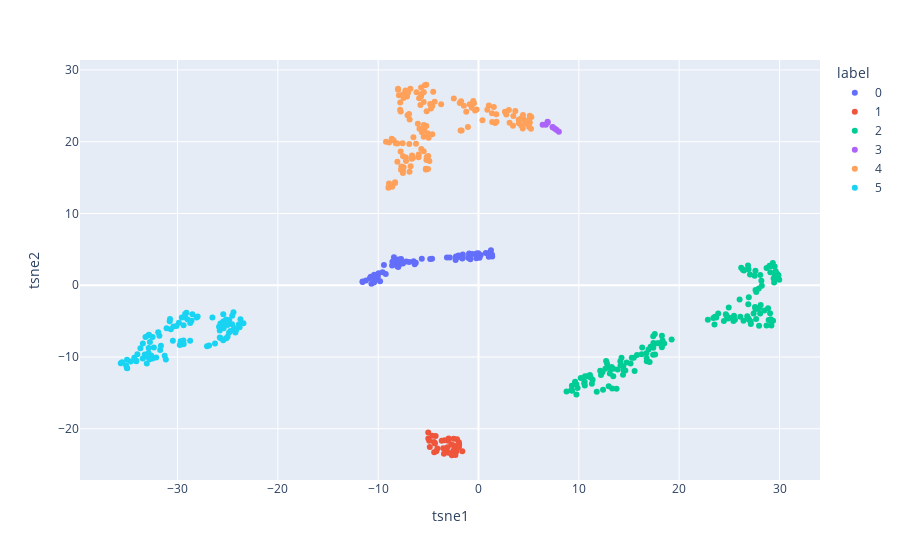

The code cell stored with this chart in its notebook:
### Code cell
px.scatter(
    temp.query('label != "-1"'),
    x='tsne1',
    y='tsne2',
    color='label',
)

### Figure 1 — Plotly figure (JSON) as saved in the notebook; plotly's stock layout.template omitted (floating-point values rounded to 4 significant figures; data arrays with more than 128 entries replaced by an {"elided": "..."} marker saying what was removed)
{"data": [{"hovertemplate": "label=0<br>tsne1=%{x}<br>tsne2=%{y}<extra></extra>", "legendgroup": "0", "marker": {"color": "#636efa", "symbol": "circle"}, "mode": "markers", "name": "0", "orientation": "v", "showlegend": true, "type": "scatter", "x": [1.239, 0.7279, 1.365, 1.024, 1.349, 1.149, 0.9093, 0.2156, -0.8728, -0.2193, -0.01751, -0.1914, -0.9191, -0.9281, -1.034, 0.1001, -0.8118, -0.6046, -1.566, -1.991, -1.614, -2.862, -5.653, -4.632, -4.815, -3.148, -2.249, -2.007, -2.279, -6.475, -7.212, -6.913, -6.25, -6.359, -8.099, -7.869, -7.537, -7.721, -8.427, -8.211, -8.519, -8.61, -7.971, -8.582, -9.427, -7.997, -9.559, -9.246, -9.956, -10.03, -10.83, -10.46, -10.22, -10.74, -10.39, -11.22, -11.55, -11.56, -10.67, -10.42, -10.33, -9.81], "xaxis": "x", "y": [4.893, 4.505, 4.022, 3.968, 4.262, 4.304, 4.431, 4.209, 3.764, 3.758, 4.442, 4.417, 4.354, 4.43, 3.843, 3.822, 3.631, 4.339, 4.276, 4.136, 3.714, 3.88, 3.702, 3.68, 3.645, 3.851, 4.004, 3.92, 3.512, 3.34, 3.318, 3.225, 3.138, 2.909, 2.652, 2.929, 3.013, 3.66, 3.913, 3.185, 2.99, 2.736, 3.583, 3.29, 2.834, 2.547, 1.819, 1.583, 1.656, 1.148, 0.9706, 1.285, 0.974, 1.196, 1.451, 0.6561, 0.5122, 0.4683, 0.2104, 0.395, 0.5783, 0.543], "yaxis": "y"}, {"hovertemplate": "label=1<br>tsne1=%{x}<br>tsne2=%{y}<extra></extra>", "legendgroup": "1", "marker": {"color": "#EF553B", "symbol": "circle"}, "mode": "markers", "name": "1", "orientation": "v", "showlegend": true, "type": "scatter", "x": [-5.01, -4.272, -4.609, -2.981, -1.955, -2.457, -2.217, -1.941, -3.035, -1.931, -2.141, -2.475, -3.378, -3.667, -2.707, -3.089, -2.144, -2.513, -2.984, -2.303, -2.653, -4.205, -4.418, -4.096, -3.516, -3.36, -4.853, -5.002, -4.915, -4.368, -4.437, -4.346, -3.444, -1.615], "xaxis": "x", "y": [-20.53, -21.02, -20.98, -21.36, -21.88, -22.34, -23.16, -22.5, -21.68, -22.21, -21.47, -21.38, -21.59, -21.66, -22.19, -22.59, -22.74, -23.05, -23.34, -23.65, -23.69, -23.13, -23.26, -22.74, -22.7, -22.8, -22.53, -21.35, -21.68, -21.98, -21.84, -22.05, -23.5, -23.12], "yaxis": "y"}, {"hovertemplate": "label=2<br>tsne1=%{x}<br>tsne2=%{y}<extra></extra>", "legendgroup": "2", "marker": {"color": "#00cc96", "symbol": "circle"}, "mode": "markers", "name": "2", "orientation": "v", "showlegend": true, "type": "scatter", "x": {"elided": "145 float values"}, "xaxis": "x", "y": {"elided": "145 float values"}, "yaxis": "y"}, {"hovertemplate": "label=3<br>tsne1=%{x}<br>tsne2=%{y}<extra></extra>", "legendgroup": "3", "marker": {"color": "#ab63fa", "symbol": "circle"}, "mode": "markers", "name": "3", "orientation": "v", "showlegend": true, "type": "scatter", "x": [8.01, 7.793, 7.62, 7.429, 7.372, 6.711, 6.895, 6.884, 6.392], "xaxis": "x", "y": [21.4, 21.63, 21.81, 21.97, 22.04, 22.36, 22.66, 22.8, 22.35], "yaxis": "y"}, {"hovertemplate": "label=4<br>tsne1=%{x}<br>tsne2=%{y}<extra></extra>", "legendgroup": "4", "marker": {"color": "#FFA15A", "symbol": "circle"}, "mode": "markers", "name": "4", "orientation": "v", "showlegend": true, "type": "scatter", "x": {"elided": "136 float values"}, "xaxis": "x", "y": {"elided": "136 float values"}, "yaxis": "y"}, {"hovertemplate": "label=5<br>tsne1=%{x}<br>tsne2=%{y}<extra></extra>", "legendgroup": "5", "marker": {"color": "#19d3f3", "symbol": "circle"}, "mode": "markers", "name": "5", "orientation": "v", "showlegend": true, "type": "scatter", "x": [-24.42, -25.44, -24.84, -25.13, -25.68, -25.45, -25.01, -24.23, -25.02, -25.41, -25.72, -25.46, -25.47, -25.79, -25.78, -26.26, -24.87, -24.56, -24.73, -24.37, -24.16, -23.81, -23.89, -23.43, -23.73, -24.55, -25.17, -25.86, -31.16, -26.86, -27.06, -29.38, -28.74, -29.41, -29.77, -29.7, -31.28, -29.48, -30.46, -32.87, -34.11, -34.11, -33.06, -35.02, -35.04, -35.12, -34.31, -34.67, -34.0, -33.7, -32.75, -31.81, -33.46, -33.2, -32.93, -32.84, -31.93, -31.09, -32.48, -30.67, -29.86, -30.1, -28.99, -30.41, -29.24, -29.4, -29.57, -29.24, -29.11, -30.78, -31.65, -27.99, -28.52, -30.75, -32.36, -28.73, -26.52, -28.1, -28.61, -31.73, -32.13, -33.47, -32.62, -32.49, -32.77, -32.95, -32.88, -33.26, -32.97, -35.03, -35.52, -35.66], "xaxis": "x", "y": [-3.773, -4.057, -4.851, -7.401, -7.388, -7.654, -7.165, -6.587, -5.555, -5.999, -5.324, -5.035, -5.403, -6.291, -7.297, -8.134, -6.627, -5.426, -6.361, -5.973, -6.246, -5.865, -5.454, -5.301, -4.74, -4.247, -4.769, -5.8, -10.35, -8.405, -8.516, -8.182, -7.719, -7.689, -8.339, -7.792, -9.826, -8.218, -7.744, -8.749, -10.61, -10.52, -10.9, -11.56, -11.54, -11.17, -10.11, -10.62, -9.625, -8.794, -7.926, -7.056, -8.11, -7.23, -7.009, -6.889, -6.562, -5.993, -7.223, -6.138, -5.225, -5.677, -4.762, -5.745, -4.507, -5.586, -4.493, -4.007, -3.828, -5.026, -8.439, -4.35, -4.035, -4.703, -8.677, -5.278, -4.492, -4.506, -4.941, -9.018, -10.08, -10.2, -9.802, -10.19, -10.31, -9.711, -9.442, -9.654, -9.997, -10.39, -10.74, -10.86], "yaxis": "y"}], "layout": {"legend": {"title": {"text": "label"}, "tracegroupgap": 0}, "margin": {"t": 60}, "xaxis": {"anchor": "y", "domain": [0, 1], "title": {"text": "tsne1"}}, "yaxis": {"anchor": "x", "domain": [0, 1], "title": {"text": "tsne2"}}}}
